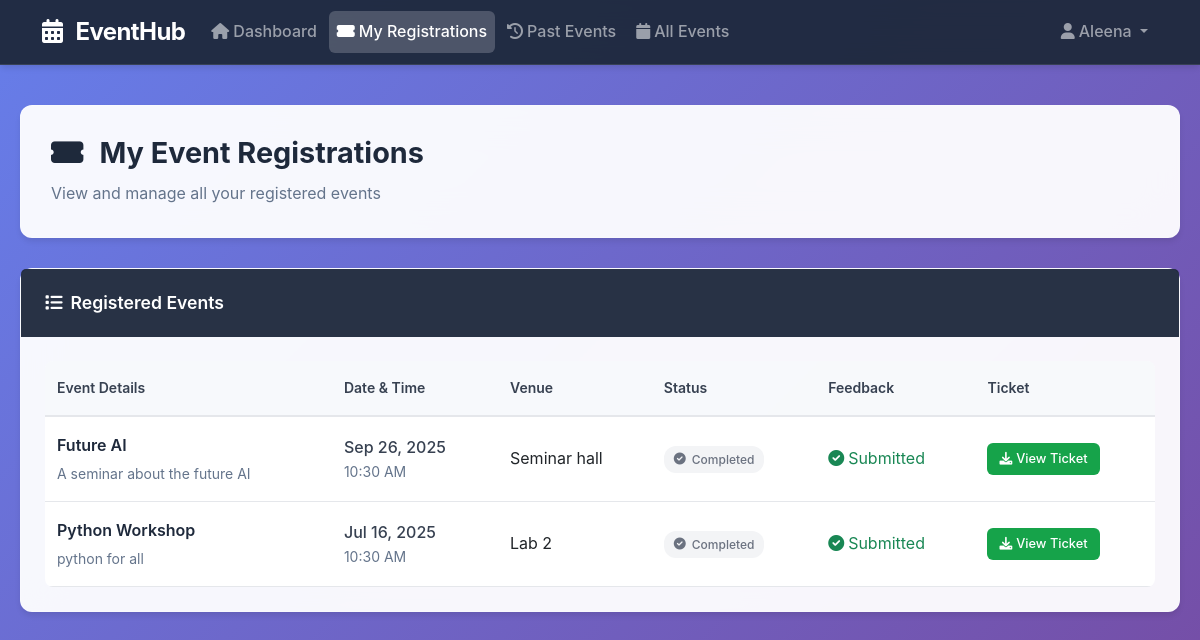
The app's page /my_registrations.php (signed in) with its own data.
### tables this page shows
CREATE TABLE `registrations` (
  `registration_id` int(11) NOT NULL,
  `event_id` int(11) NOT NULL,
  `user_type` enum('student','teacher') NOT NULL,
  `user_id` int(11) NOT NULL,
  `registration_date` datetime DEFAULT current_timestamp()
);

CREATE TABLE `events` (
  `event_id` int(11) NOT NULL,
  `title` varchar(100) NOT NULL,
  `description` text DEFAULT NULL,
  `event_date` date NOT NULL,
  `event_time` time NOT NULL,
  `venue` varchar(100) DEFAULT NULL,
  `created_by_user_type` enum('admin','teacher','student') NOT NULL,
  `created_by_user_id` int(11) NOT NULL,
  `duration` int(11) DEFAULT 60
);

### my_registrations.php (the view, shortened to what this page needs)
<?php
$conn = new mysqli('localhost', 'root', '', 'event_management');
$userId = (int)$_SESSION['user_id'];
$userRole = $_SESSION['role'];
$registrationsSql = "SELECT r.*, e.title, e.description, e.event_date, e.event_time, e.venue
                     FROM registrations r
                     JOIN events e ON r.event_id = e.event_id
                     WHERE r.user_type = ? AND r.user_id = ?
                     ORDER BY e.event_date DESC";
$stmt = $conn->prepare($registrationsSql);
$stmt->bind_param('si', $userRole, $userId);
$stmt->execute();
$registrations = $stmt->get_result();
$feedbackGiven = [];
if ($userRole === 'student') {
    $feedbackSql = "SELECT event_id FROM feedback WHERE user_type = 'student' AND user_id = ?";
    $stmt = $conn->prepare($feedbackSql);
    $stmt->bind_param('i', $userId);
    $stmt->execute();
    $feedbackResult = $stmt->get_result();
    while ($row = $feedbackResult->fetch_assoc()) {
        $feedbackGiven[$row['event_id']] = true;
    }
}
?>
<!DOCTYPE html>
<html lang="en">
<head>
    <link href="https://cdn.jsdelivr.net/npm/bootstrap@5.3.0/dist/css/bootstrap.min.css" rel="stylesheet">
    <link href="https://cdnjs.cloudflare.com/ajax/libs/font-awesome/6.0.0/css/all.min.css" rel="stylesheet">
</head>
<body>
    <nav class="navbar navbar-expand-lg navbar-dark">
        <div class="container">
            <a class="navbar-brand" href="<?php echo $userRole === 'student' ? 'student_dashboard.php' : 'teacher_dashboard.php'; ?>">
                <i class="fas fa-calendar-alt me-2"></i>
                EventHub
            </a>
            <div class="collapse navbar-collapse" id="navbarNav">
                <ul class="navbar-nav me-auto">
                    <li class="nav-item">
                        <a class="nav-link" href="<?php echo $userRole === 'student' ? 'student_dashboard.php' : 'teacher_dashboard.php'; ?>">
                            <i class="fas fa-home me-1"></i>Dashboard
                        </a>
                    </li>
                    <li class="nav-item">
                        <a class="nav-link active" href="my_registrations.php">
                            <i class="fas fa-ticket-alt me-1"></i>My Registrations
                        </a>
                    </li>
                    <li class="nav-item">
                        <a class="nav-link" href="past_events.php">
                            <i class="fas fa-history me-1"></i>Past Events
                        </a>
                    </li>
                    <li class="nav-item">
                        <a class="nav-link" href="all_events.php">
                            <i class="fas fa-calendar me-1"></i>All Events
                        </a>
                    </li>
                </ul>
                <ul class="navbar-nav">
                    <li class="nav-item dropdown">
                        <a class="nav-link dropdown-toggle" href="#" id="navbarDropdown" role="button" data-bs-toggle="dropdown" aria-expanded="false">
                            <i class="fas fa-user me-1"></i><?php echo htmlspecialchars($_SESSION['first_name']); ?>
                        </a>
                    </li>
                </ul>
            </div>
        </div>
    </nav>
    <div class="container-narrow">
        <div class="page-header">
            <h2><i class="fas fa-ticket-alt me-3"></i>My Event Registrations</h2>
            <p>View and manage all your registered events</p>
        </div>
        <div class="card">
            <div class="card-header">
                <i class="fas fa-list me-2"></i>Registered Events
            </div>
            <div class="card-body">
                <?php if ($registrations->num_rows > 0): ?>
                    <div class="table-responsive">
                        <table class="table">
                            <thead>
                                <tr>
                                    <th>Event Details</th>
                                    <th>Date & Time</th>
                                    <th>Venue</th>
                                    <th>Status</th>
                                    <?php if ($userRole === 'student'): ?>
                                        <th>Feedback</th>
                                        <th>Ticket</th>
                                    <?php endif; ?>
                                </tr>
                            </thead>
                            <tbody>
                                <?php while ($reg = $registrations->fetch_assoc()):
                                    $isEventPast = strtotime($reg['event_date']) < strtotime(date('Y-m-d'));
                                    $hasFeedback = isset($feedbackGiven[$reg['event_id']]);
                                ?>
                                    <tr>
                                        <td>
                                            <div class="event-title"><?php echo htmlspecialchars($reg['title']); ?></div>
                                            <?php if (!empty($reg['description'])): ?>
                                                <p class="event-description"><?php echo htmlspecialchars(substr($reg['description'], 0, 80)); ?><?php echo strlen($reg['description']) > 80 ? '...' : ''; ?></p>
                                            <?php endif; ?>
                                        </td>
                                        <td>
                                            <div class="event-date"><?php echo date('M d, Y', strtotime($reg['event_date'])); ?></div>
                                            <?php if (!empty($reg['event_time'])): ?>
                                                <div class="event-time"><?php echo date('h:i A', strtotime($reg['event_time'])); ?></div>
                                            <?php endif; ?>
                                        </td>
                                        <td><?php echo htmlspecialchars($reg['venue'] ?: 'TBA'); ?></td>
                                        <td>
                                            <?php if ($isEventPast): ?>
                                                <span class="status-badge status-past">
                                                    <i class="fas fa-check-circle"></i>
                                                    Completed
                                                </span>
                                            <?php endif; ?>
                                        </td>
                                        <?php if ($userRole === 'student'): ?>
                                            <td>
                                                <?php if ($isEventPast): ?>
                                                    <?php if ($hasFeedback): ?>
                                                        <span class="text-success">
                                                            <i class="fas fa-check-circle me-1"></i>Submitted
                                                        </span>
                                                    <?php else: ?>
                                                        <button class="btn btn-info btn-sm" data-bs-toggle="modal" data-bs-target="#feedbackModal<?php echo $reg['event_id']; ?>">
                                                            <i class="fas fa-star me-1"></i>Give Feedback
                                                        </button>
                                                    <?php endif; ?>
                                                <?php else: ?>
                                                    <span class="text-muted">
                                                        <i class="fas fa-hourglass-half me-1"></i>Available after event
                                                    </span>
                                                <?php endif; ?>
                                            </td>
                                            <td>
                                                <a href="ticket.php?registration_id=<?php echo $reg['registration_id']; ?>" class="btn btn-success btn-sm" target="_blank">
                                                    <i class="fas fa-download me-1"></i>View Ticket
                                                </a>
                                            </td>
                                        <?php endif; ?>
                                    </tr>
                                <?php endwhile; ?>
                            </tbody>
                        </table>
                    </div>
                <?php endif; ?>
            </div>
        </div>
    </div>
</body>
</html>

### my_registrations.php (style rules this page uses)
* { margin: 0; padding: 0; box-sizing: border-box; }
body { font-family: -apple-system, BlinkMacSystemFont, 'Segoe UI', 'Roboto', sans-serif; background: linear-gradient(135deg, #667eea 0%, #764ba2 100%); color: #334155; line-height: 1.6; min-height: 100vh; }
.navbar { background: rgba(30, 41, 59, 0.95) !important; backdrop-filter: blur(20px); border-bottom: 1px solid rgba(255, 255, 255, 0.1); box-shadow: 0 4px 6px -1px rgba(0, 0, 0, 0.1); }
.navbar-brand { font-weight: 700; font-size: 1.5rem; letter-spacing: -0.025em; }
.nav-link { font-weight: 500; transition: all 0.2s ease; border-radius: 6px; margin: 0 2px; }
.nav-link.active { background-color: rgba(255, 255, 255, 0.2); }
.container-narrow { max-width: 1200px; margin: 40px auto; padding: 0 20px; }
.page-header { background: rgba(255, 255, 255, 0.95); backdrop-filter: blur(20px); border-radius: 12px; padding: 30px; margin-bottom: 30px; box-shadow: 0 4px 6px -1px rgba(0, 0, 0, 0.1); border: 1px solid rgba(255, 255, 255, 0.2); }
.page-header h2 { color: #1e293b; font-weight: 700; margin-bottom: 10px; font-size: 1.8rem; }
.page-header p { color: #64748b; margin-bottom: 0; }
.card { background: rgba(255, 255, 255, 0.95); backdrop-filter: blur(20px); border: 1px solid rgba(255, 255, 255, 0.2); border-radius: 12px; box-shadow: 0 4px 6px -1px rgba(0, 0, 0, 0.1); transition: all 0.3s ease; }
.card-header { background: rgba(30, 41, 59, 0.95); color: white; border: none; border-radius: 12px 12px 0 0; padding: 20px 24px; font-weight: 600; font-size: 1.1rem; }
.card-body { padding: 24px; }
.table { margin-bottom: 0; }
.table th { background-color: rgba(248, 250, 252, 0.8); color: #374151; font-weight: 600; font-size: 0.875rem; padding: 16px 12px; border-bottom: 2px solid #e5e7eb; }
.table td { padding: 16px 12px; vertical-align: middle; border-bottom: 1px solid #e5e7eb; }
.table-responsive { border-radius: 8px; overflow: hidden; }
.event-title { font-weight: 600; color: #1e293b; margin-bottom: 4px; }
.event-description { color: #64748b; font-size: 0.875rem; margin: 0; }
.event-date { font-weight: 500; color: #374151; }
.event-time { color: #64748b; font-size: 0.875rem; }
.btn { font-weight: 500; border-radius: 6px; padding: 8px 16px; transition: all 0.2s ease; border: none; font-size: 0.875rem; }
.btn-sm { padding: 6px 12px; font-size: 0.8rem; }
.btn-success { background-color: #16a34a; border-color: #16a34a; }
.status-badge { display: inline-flex; align-items: center; gap: 6px; padding: 4px 10px; border-radius: 12px; font-size: 0.75rem; font-weight: 500; }
.status-past { background-color: #f3f4f6; color: #6b7280; }

### records on screen
registrations: event.title "Future AI", event.description "A seminar about the future AI", event.event_date "Sep 26, 2025", event.event_time "10:30 AM", event.venue "Seminar hall", shows "Submitted"
registrations: event.title "Python Workshop", event.description "python for all", event.event_date "Jul 16, 2025", event.event_time "10:30 AM", event.venue "Lab 2", shows "Submitted"

### other values on screen
$_SESSION['first_name'] "Aleena"
